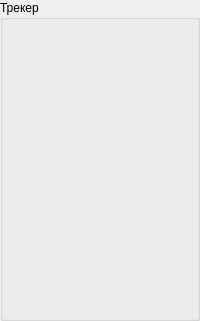
    <widget class="QGroupBox" name="tracker_group">
     <property name="title">
      <string>Трекер</string>
     </property>
     <layout class="QGridLayout" name="tracker_layout">
      <property name="leftMargin">
       <number>1</number>
      </property>
      <property name="topMargin">
       <number>1</number>
      </property>
      <property name="rightMargin">
       <number>1</number>
      </property>
      <property name="bottomMargin">
       <number>1</number>
      </property>
      <property name="spacing">
       <number>1</number>
      </property>
      <item row="3" column="0">
       <widget class="InoutIntWidget" name="target_x_center" native="true">
        <property name="sizePolicy">
         <sizepolicy hsizetype="Preferred" vsizetype="Fixed">
          <horstretch>0</horstretch>
          <verstretch>0</verstretch>
         </sizepolicy>
        </property>
        <property name="minimumSize">
         <size>
          <width>0</width>
          <height>26</height>
         </size>
        </property>
        <property name="maximumSize">
         <size>
          <width>16777215</width>
          <height>26</height>
         </size>
        </property>
       </widget>
      </item>
      <item row="2" column="0">
       <widget class="InoutCheckBoxWidget" name="target" native="true">
        <property name="sizePolicy">
         <sizepolicy hsizetype="Preferred" vsizetype="Fixed">
          <horstretch>0</horstretch>
          <verstretch>0</verstretch>
         </sizepolicy>
        </property>
        <property name="minimumSize">
         <size>
          <width>0</width>
          <height>26</height>
         </size>
        </property>
        <property name="maximumSize">
         <size>
          <width>16777215</width>
          <height>26</height>
         </size>
        </property>
       </widget>
      </item>
      <item row="8" column="0">
       <widget class="InoutFloatWidget" name="target_z_angle_size" native="true">
        <property name="sizePolicy">
         <sizepolicy hsizetype="Preferred" vsizetype="Fixed">
          <horstretch>0</horstretch>
          <verstretch>0</verstretch>
         </sizepolicy>
        </property>
        <property name="minimumSize">
         <size>
          <width>0</width>
          <height>26</height>
         </size>
        </property>
        <property name="maximumSize">
         <size>
          <width>16777215</width>
          <height>26</height>
         </size>
        </property>
       </widget>
      </item>
      <item row="5" column="0">
       <widget class="InoutIntWidget" name="target_x_size" native="true">
        <property name="sizePolicy">
         <sizepolicy hsizetype="Preferred" vsizetype="Fixed">
          <horstretch>0</horstretch>
          <verstretch>0</verstretch>
         </sizepolicy>
        </property>
        <property name="minimumSize">
         <size>
          <width>0</width>
          <height>26</height>
         </size>
        </property>
        <property name="maximumSize">
         <size>
          <width>16777215</width>
          <height>26</height>
         </size>
        </property>
       </widget>
      </item>
      <item row="10" column="0">
       <widget class="InoutFloatWidget" name="target_x_angle_size" native="true">
        <property name="sizePolicy">
         <sizepolicy hsizetype="Preferred" vsizetype="Fixed">
          <horstretch>0</horstretch>
          <verstretch>0</verstretch>
         </sizepolicy>
        </property>
        <property name="minimumSize">
         <size>
          <width>0</width>
          <height>26</height>
         </size>
        </property>
        <property name="maximumSize">
         <size>
          <width>16777215</width>
          <height>26</height>
         </size>
        </property>
       </widget>
      </item>
      <item row="4" column="0">
       <widget class="InoutIntWidget" name="target_y_center" native="true">
        <property name="sizePolicy">
         <sizepolicy hsizetype="Preferred" vsizetype="Fixed">
          <horstretch>0</horstretch>
          <verstretch>0</verstretch>
         </sizepolicy>
        </property>
        <property name="minimumSize">
         <size>
          <width>0</width>
          <height>26</height>
         </size>
        </property>
        <property name="maximumSize">
         <size>
          <width>16777215</width>
          <height>26</height>
         </size>
        </property>
       </widget>
      </item>
      <item row="7" column="0">
       <widget class="InoutFloatWidget" name="target_z_angle_center" native="true">
        <property name="sizePolicy">
         <sizepolicy hsizetype="Preferred" vsizetype="Fixed">
          <horstretch>0</horstretch>
          <verstretch>0</verstretch>
         </sizepolicy>
        </property>
        <property name="minimumSize">
         <size>
          <width>0</width>
          <height>26</height>
         </size>
        </property>
        <property name="maximumSize">
         <size>
          <width>16777215</width>
          <height>26</height>
         </size>
        </property>
       </widget>
      </item>
      <item row="6" column="0">
       <widget class="InoutIntWidget" name="target_y_size" native="true">
        <property name="sizePolicy">
         <sizepolicy hsizetype="Preferred" vsizetype="Fixed">
          <horstretch>0</horstretch>
          <verstretch>0</verstretch>
         </sizepolicy>
        </property>
        <property name="minimumSize">
         <size>
          <width>0</width>
          <height>26</height>
         </size>
        </property>
        <property name="maximumSize">
         <size>
          <width>16777215</width>
          <height>26</height>
         </size>
        </property>
       </widget>
      </item>
      <item row="0" column="0">
       <widget class="InoutHexWidget" name="tracker_channel" native="true">
        <property name="sizePolicy">
         <sizepolicy hsizetype="Preferred" vsizetype="Fixed">
          <horstretch>0</horstretch>
          <verstretch>0</verstretch>
         </sizepolicy>
        </property>
        <property name="minimumSize">
         <size>
          <width>0</width>
          <height>26</height>
         </size>
        </property>
        <property name="maximumSize">
         <size>
          <width>16777215</width>
          <height>26</height>
         </size>
        </property>
       </widget>
      </item>
      <item row="1" column="0">
       <widget class="InoutCheckBoxWidget" name="tracker_state" native="true">
        <property name="sizePolicy">
         <sizepolicy hsizetype="Preferred" vsizetype="Fixed">
          <horstretch>0</horstretch>
          <verstretch>0</verstretch>
         </sizepolicy>
        </property>
        <property name="minimumSize">
         <size>
          <width>0</width>
          <height>26</height>
         </size>
        </property>
        <property name="maximumSize">
         <size>
          <width>16777215</width>
          <height>26</height>
         </size>
        </property>
       </widget>
      </item>
      <item row="9" column="0">
       <widget class="InoutFloatWidget" name="target_x_angle_center" native="true">
        <property name="sizePolicy">
         <sizepolicy hsizetype="Preferred" vsizetype="Fixed">
          <horstretch>0</horstretch>
          <verstretch>0</verstretch>
         </sizepolicy>
        </property>
        <property name="minimumSize">
         <size>
          <width>0</width>
          <height>26</height>
         </size>
        </property>
        <property name="maximumSize">
         <size>
          <width>16777215</width>
          <height>26</height>
         </size>
        </property>
       </widget>
      </item>
     </layout>
    </widget>
